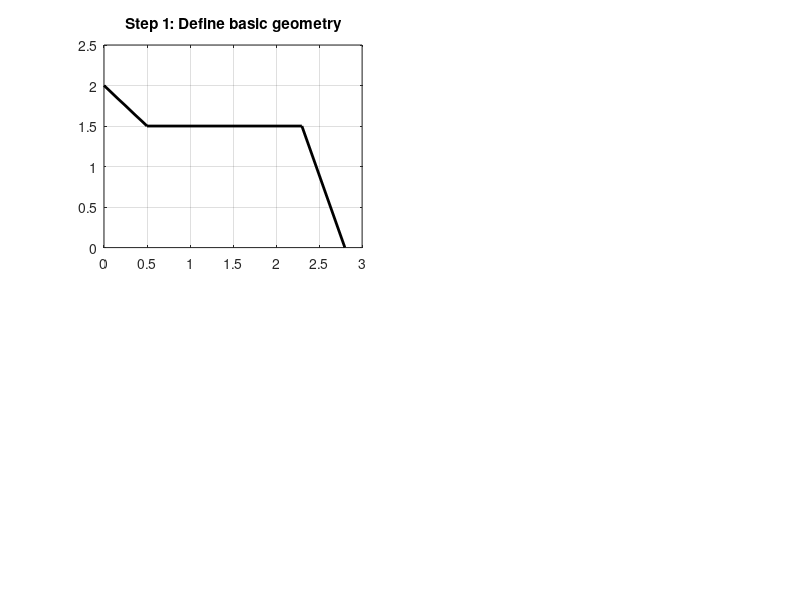

Recreate this plot in MATLAB. (Note: this script raises an error after producing the figure.)
% This script demonstrates how to draw a vacuum vessel, add components,
% perform operations on the boundary, perform reflections and addition
% using the functions:
% "AddComponent"
% "SegmentBoundary"

clearvars 
close all
clc

% =========================================================================
% Define the search path:
homeFolder = cd;
cd ..\..
currentFolder = cd;
functionFolder = [currentFolder,'\Functions'];
p = addpath(genpath(functionFolder));
cd(homeFolder)

% =========================================================================
% Start by defining some arbitrary vacuum vessel:
z0 = 0.5;
zE = 2.8;
d0 = 1.5;
vessel.z = [0 ,z0,2.3,zE];
vessel.r = [2 ,d0,d0 ,0 ];

figure('color','w'); 
subplot(2,2,1)
hold on
plot(vessel.z,vessel.r,'k-','LineWidth',2)
xlim([0,3])
ylim([0,2.5])
box on 
grid on
title('Step 1: Define basic geometry')
set(gcf,'position',[200 90 920  530])

% =========================================================================
% Perform an operation on the vessel boundary:
d1 = 1.3;
cut.z = [1 ,1 ,2 ,2 ];
cut.r = [d0,d1,d1,d0];

% =========================================================================
% Add element/ perform operation:
vessel = AddComponent(vessel,cut);

subplot(2,2,2) 
hold on
plot(vessel.z,vessel.r,'k-','LineWidth',2)
xlim([0,3])
ylim([0,2.5])
box on 
grid on
title('Step 2: Perform a "cut"')

% =========================================================================
% Define skimmer geometry
skimmer.z1 = 1.3;
skimmer.w  = 0.1;
skimmer.r1 = 0.3;
skimmer.r2 = d1;
% -------------------------------------------------------------------------
% Derived quantities:
skimmer.z2 = skimmer.z1 + skimmer.w;
% -------------------------------------------------------------------------
% Skimmer profile:
skimmer.z = [skimmer.z1, skimmer.z1, skimmer.z2, skimmer.z2];
skimmer.r = [skimmer.r2, skimmer.r1, skimmer.r1, skimmer.r2];

% =========================================================================
% Add skimmer to vessel:
vessel = AddComponent(vessel,skimmer);

% =========================================================================
% Define second skimmer:
skimmer.z1 = 1.7;
skimmer.w  = 0.15;
skimmer.r1 = 0.9;
skimmer.r2 = d1;
% -------------------------------------------------------------------------
% Derived quantities:
skimmer.z2 = skimmer.z1 + skimmer.w;
% -------------------------------------------------------------------------
% Skimmer profile:
skimmer.z = [skimmer.z1, skimmer.z1, skimmer.z2, skimmer.z2];
skimmer.r = [skimmer.r2, skimmer.r1, skimmer.r1, skimmer.r2];

% =========================================================================
% Add skimmer to vessel:
vessel = AddComponent(vessel,skimmer);

subplot(2,2,3)
hold on
plot(vessel.z,vessel.r,'k-','LineWidth',2)
xlim([0,3])
ylim([0,2.5])
box on 
grid on
title('Step 3: Add "skimmers"')

% =========================================================================
% Mirror image of the vessel:
mirror_vessel.z = -fliplr(vessel.z);
mirror_vessel.r = +fliplr(vessel.r);

% =========================================================================
% Combine vessel and its mirror image:
vessel = AddComponent(vessel,mirror_vessel);

% =========================================================================
% Segment the boundary:
% This may be necesary in case one needs to evaluate the magnetic flux over
% the boundary to determine the limiting surface.

% Approximate segment length:
ds = 0.1;
vessel_segmented = SegmentBoundary(vessel,ds);

%% Plot the final result:
% =========================================================================
% Plot final result:
subplot(2,2,4); 
hold on
% Plot vessel boundary:
plot(vessel.z ,vessel.r,'ko-','LineWidth',2)
xlim([-3,3])
ylim([0,2.5])
box on
grid on
title('Step 4: Mirror geometry, segment boundary')
% Plot segmented vessel boundary:
for ii = 1:length(vessel_segmented.z)
    plot(vessel_segmented.z(ii),vessel_segmented.r(ii),'r.')
    drawnow
    pause(0.01)
end

%% Save figure
% =========================================================================
% Saving figure:

InputStructure.prompt = {['Would you like to save figure? Yes [1], No [0]']};
InputStructure.option.WindowStyle = 'normal';
saveFig = GetUserInput(InputStructure);

if saveFig
    figureName = 'DrawingVacuumVessel';
    saveas(gcf,figureName,'tiffn')
end

% =========================================================================
disp('End of script')
